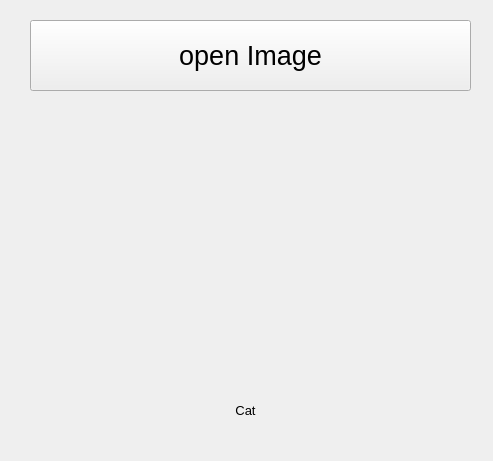
<?xml version="1.0" encoding="UTF-8"?>
<ui version="4.0">
 <class>Form</class>
 <widget class="QWidget" name="Form">
  <property name="geometry">
   <rect>
    <x>0</x>
    <y>0</y>
    <width>493</width>
    <height>461</height>
   </rect>
  </property>
  <property name="windowTitle">
   <string>Form</string>
  </property>
  <widget class="QPushButton" name="btn_select">
   <property name="geometry">
    <rect>
     <x>30</x>
     <y>20</y>
     <width>441</width>
     <height>71</height>
    </rect>
   </property>
   <property name="font">
    <font>
     <pointsize>20</pointsize>
    </font>
   </property>
   <property name="text">
    <string>open Image</string>
   </property>
  </widget>
  <widget class="QLabel" name="lbl_image">
   <property name="geometry">
    <rect>
     <x>90</x>
     <y>110</y>
     <width>331</width>
     <height>261</height>
    </rect>
   </property>
   <property name="text">
    <string/>
   </property>
   <property name="pixmap">
    <pixmap>../datasets/train/cat.3913.jpg</pixmap>
   </property>
   <property name="scaledContents">
    <bool>true</bool>
   </property>
  </widget>
  <widget class="QLabel" name="lbl_predict">
   <property name="geometry">
    <rect>
     <x>10</x>
     <y>390</y>
     <width>471</width>
     <height>41</height>
    </rect>
   </property>
   <property name="font">
    <font>
     <pointsize>10</pointsize>
    </font>
   </property>
   <property name="text">
    <string>Cat</string>
   </property>
   <property name="scaledContents">
    <bool>false</bool>
   </property>
   <property name="alignment">
    <set>Qt::AlignCenter</set>
   </property>
  </widget>
 </widget>
 <resources/>
 <connections/>
</ui>
